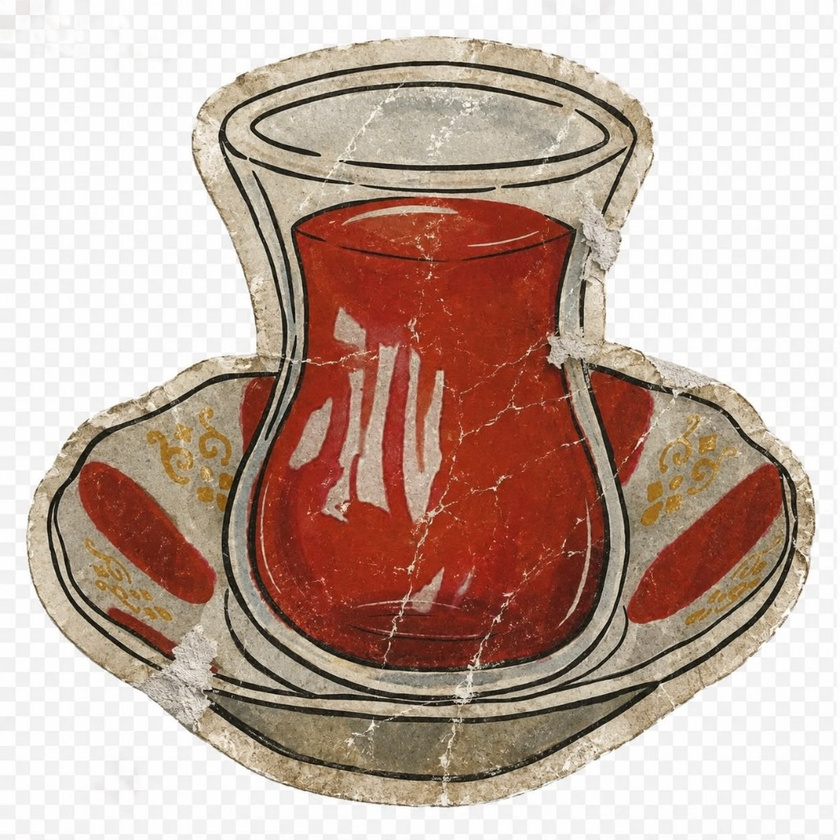
#> input picture bex/assets/branding/auth-tea-glass.jpg, 840 x 840 px, shrunk from 1024 x 1024 before the run
$ python prepare-auth-tea-glass.py
#> lines starting #> are read from the running program, lines starting #| are printed output that depends on the picture; after the words box and inside, x2 and y2 are one past the last pixel; in counts of white or black regions, pixels touching at a corner belong together
"""Prepare auth tea glass asset: trim and export PNG with alpha."""
from __future__ import annotations

from pathlib import Path

import numpy as np
from PIL import Image

ROOT = Path(__file__).resolve().parents[1]
SRC = ROOT / "assets" / "branding" / "auth-tea-glass.jpg"
OUT = ROOT / "assets" / "branding" / "auth-tea-glass.png"


def main() -> None:
    img = Image.open(SRC).convert("RGBA")
    arr = np.array(img, dtype=np.float32)
    rgb = arr[:, :, :3]
    lum = rgb.mean(axis=2)
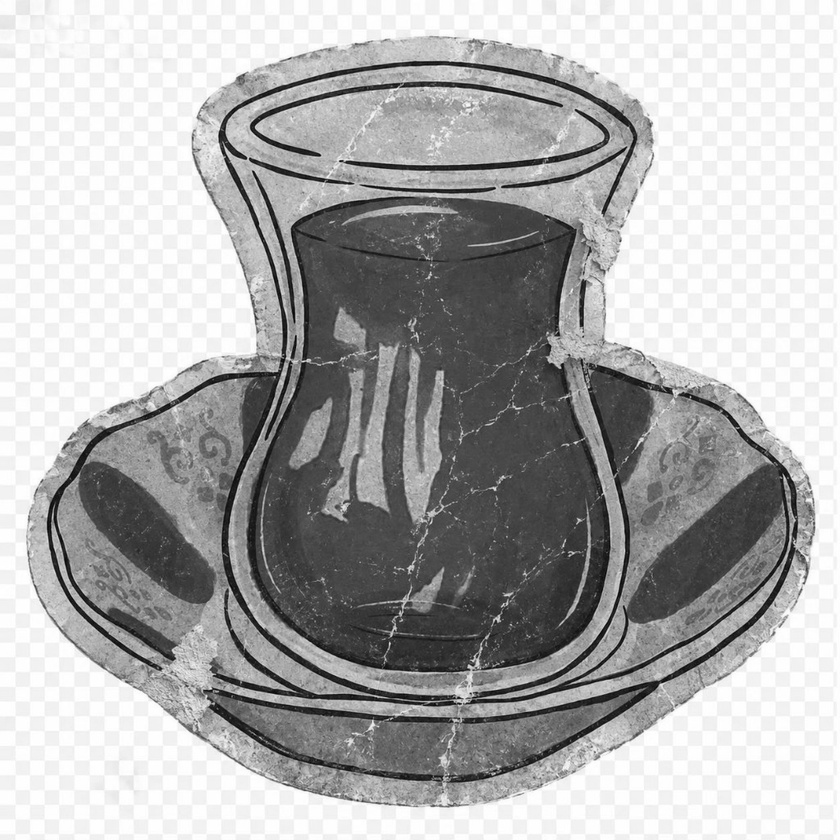
#> lum: shape (840, 840) float32; min 4.33, max 255, mean 173.7
    chroma = rgb.std(axis=2)
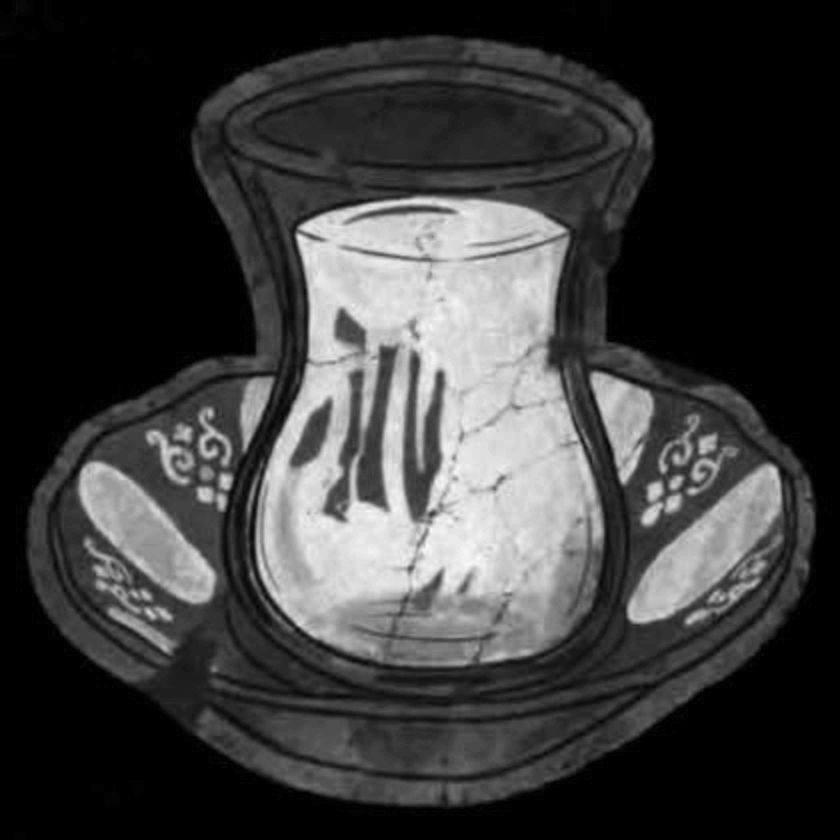
#> chroma: shape (840, 840) float32; min 0, max 65.75, mean 15.2; drawn with min black and max white
    # Drop white JPEG backdrop and baked-in checkerboard tiles.
    bg = (lum > 198) & (chroma < 28)
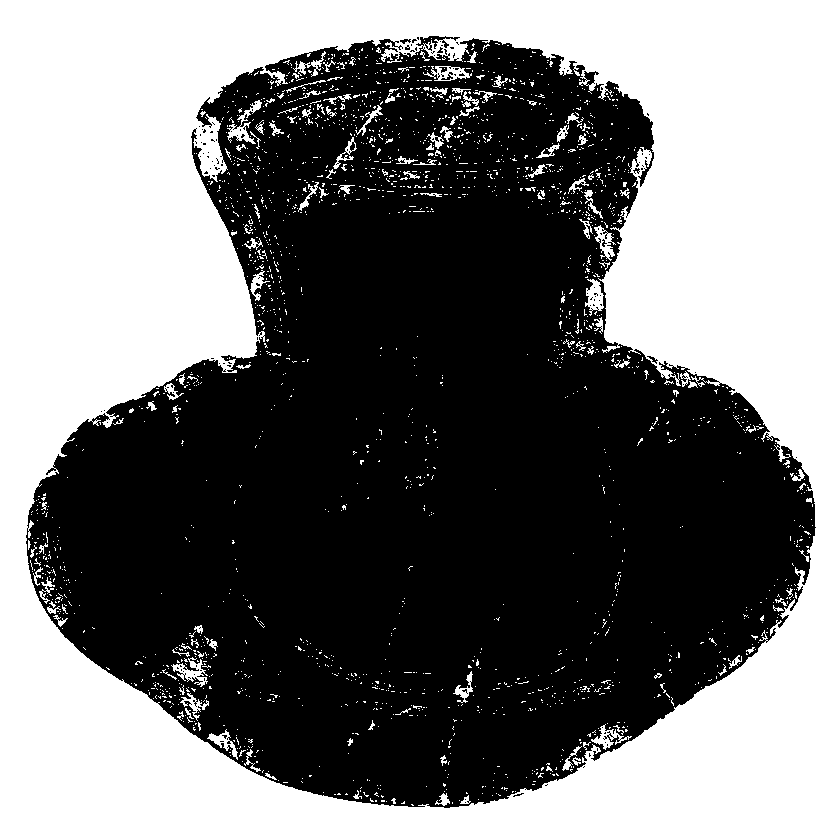
#> bg: shape (840, 840) bool; 46% white; 2150 white regions (2007 under 20 px), largest, box (x1, y1, x2, y2) and area: (0, 0, 840, 840) 309188, (227, 100, 262, 144) 428, (171, 657, 208, 687) 416
    alpha = arr[:, :, 3].copy()
#> alpha: shape (840, 840) float32; every value is 255
    alpha[bg] = 0
    arr[:, :, 3] = alpha
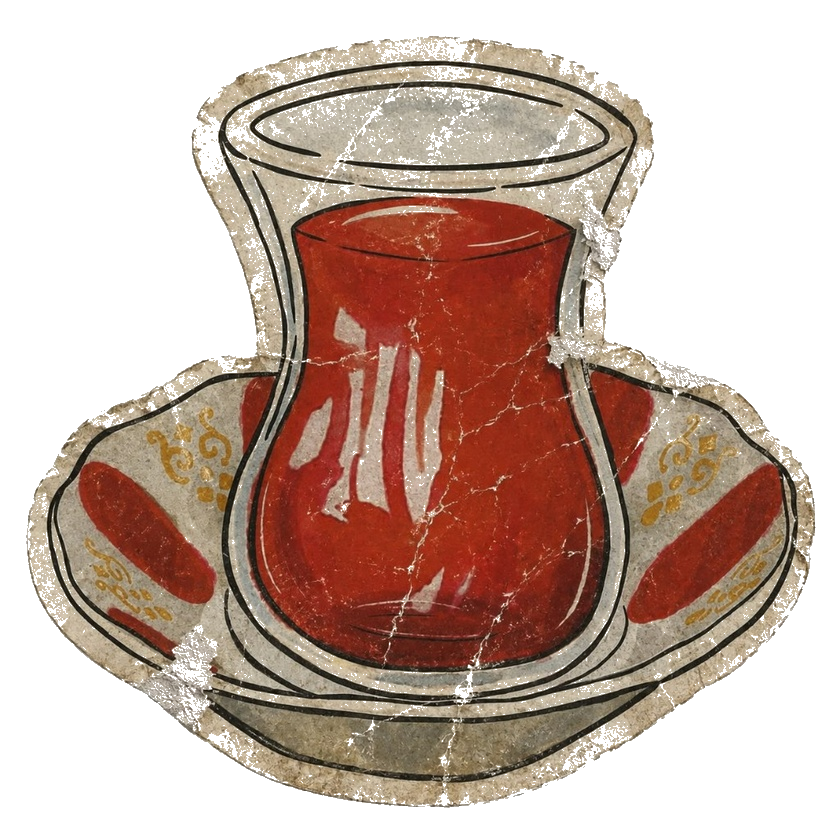
#> arr: shape (840, 840, 4) float32; mean R, G, B, A 193.4, 169.5, 158.1, 138.2; transparent parts drawn white

    ys, xs = np.where(alpha > 8)
    if len(xs):
        pad = 8
        left = max(0, int(xs.min()) - pad)
#> left = 18
        right = min(arr.shape[1], int(xs.max()) + 1 + pad)
#> right = 824
        top = max(0, int(ys.min()) - pad)
#> top = 28
        bottom = min(arr.shape[0], int(ys.max()) + 1 + pad)
#> bottom = 816
        arr = arr[top:bottom, left:right]
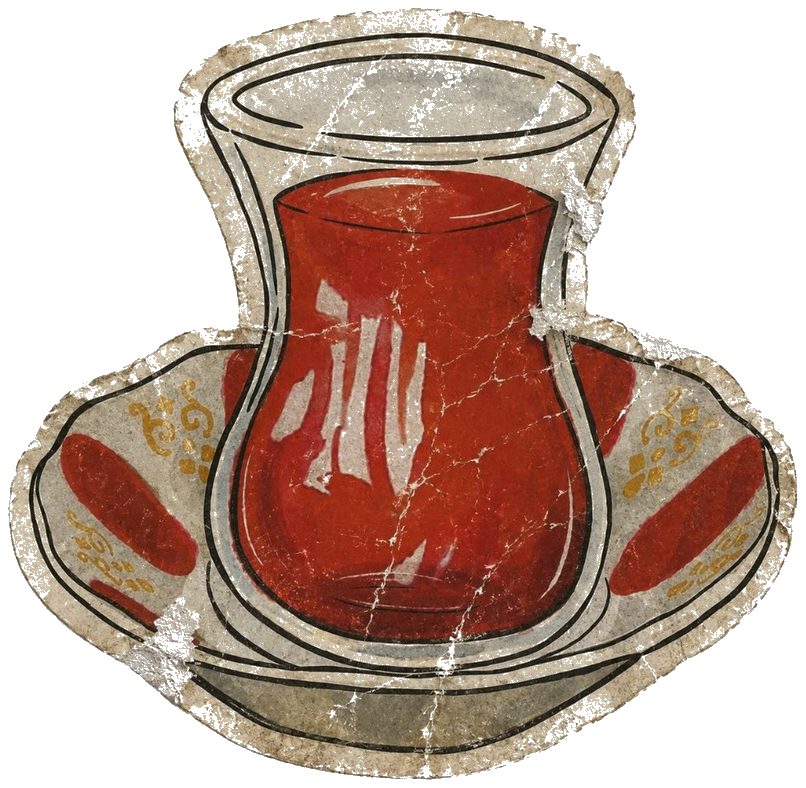
#> arr: shape (788, 806, 4) float32; mean R, G, B, A 187.4, 160.9, 148.2, 153.6; transparent parts drawn white

    out = Image.fromarray(arr.astype(np.uint8), "RGBA")
    OUT.parent.mkdir(parents=True, exist_ok=True)
    out.save(OUT, "PNG", optimize=True)
    print("Saved", OUT, out.size)
#| Saved bex/assets/branding/auth-tea-glass.png (806, 788)


if __name__ == "__main__":
    main()
